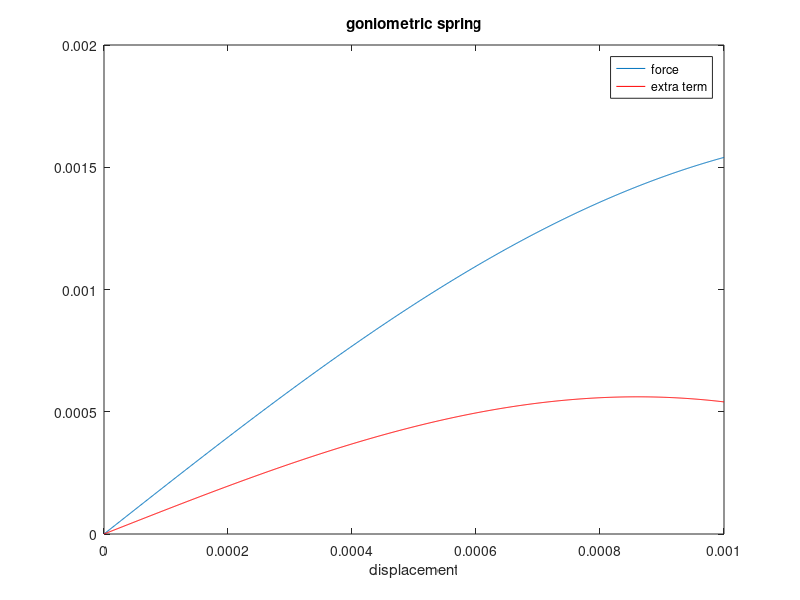

This chart was generated by the following MATLAB code:
clear all;
close all;
t = linspace(0,0.001,1000);
% % x = 10000*t.^1./(ones(size(t))+10000*t.^1);
% % parabool = (2.5e-5-(100*(t-0.0005*ones(size(t))).^2));
goniometric = t.*(cos(1000*t));
%parabool = -0.000025+1000*(t-0.0005*ones(size(t))).^2;
x = t + goniometric;

plot(t,x);
hold on;
plot(t,goniometric,'r');
title('goniometric spring');
legend('force','extra term');
xlabel('displacement');